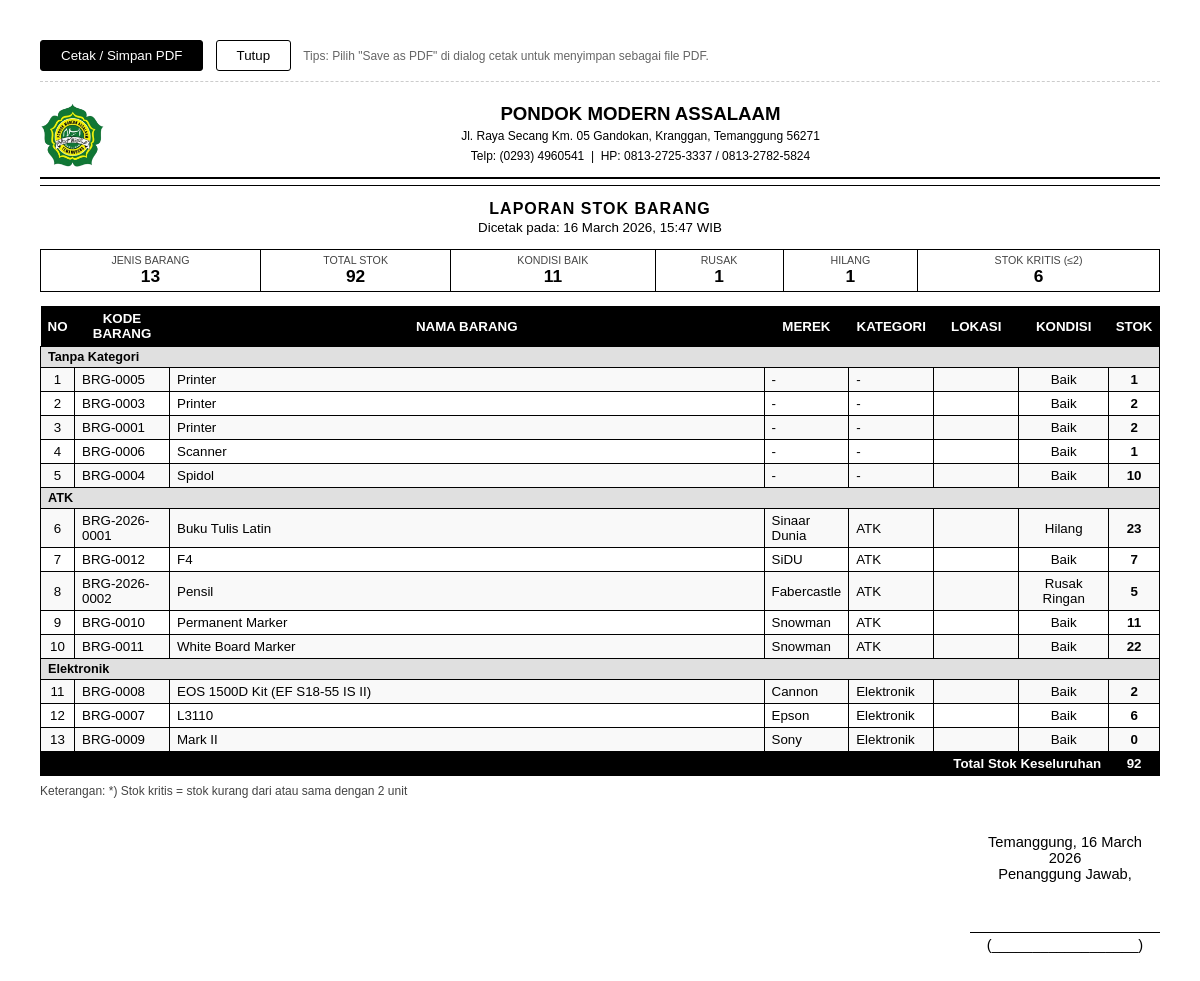
The page /process/lap_stok_barang.php on the database its author committed.
### tables this page shows
CREATE TABLE `barang` (
  `idbarang` int NOT NULL,
  `kode_barang` varchar(50) NOT NULL,
  `merek_id` int NOT NULL,
  `kategori_id` int NOT NULL,
  `nama_barang` varchar(128) NOT NULL,
  `keterangan` varchar(256) NOT NULL,
  `stok` int NOT NULL,
  `kondisi` enum('Baik','Rusak Ringan','Rusak Berat','Hilang') NOT NULL DEFAULT 'Baik',
  `jenis` enum('Habis Pakai','Tidak Habis Pakai') NOT NULL DEFAULT 'Tidak Habis Pakai',
  `lokasi` varchar(100) NOT NULL DEFAULT ''
);

CREATE TABLE `kategori` (
  `idkategori` int NOT NULL,
  `nama_kategori` varchar(128) NOT NULL,
  `keterangan` varchar(256) NOT NULL
);

CREATE TABLE `merek` (
  `idmerek` int NOT NULL,
  `nama_merek` varchar(128) DEFAULT NULL,
  `keterangan` varchar(256) NOT NULL
);

### process/lap_stok_barang.php (the view, shortened to what this page needs)
<?php
include('../config/function.php');
$where = "WHERE 1=1";
$query = mysqli_query($con,
    "SELECT x.*, x1.nama_merek, x2.nama_kategori
     FROM barang x
     LEFT JOIN merek x1 ON x1.idmerek = x.merek_id
     LEFT JOIN kategori x2 ON x2.idkategori = x.kategori_id
     $where
     ORDER BY x2.nama_kategori ASC, x.nama_barang ASC"
) or die(mysqli_error($con));
$rows = [];
while ($row = mysqli_fetch_assoc($query)) {
    $rows[] = $row;
}
$totalJenis  = count($rows);
$totalStok   = array_sum(array_column($rows, 'stok'));
$totalBaik   = count(array_filter($rows, fn($r) => ($r['kondisi'] ?? 'Baik') === 'Baik'));
$totalRusak  = count(array_filter($rows, fn($r) => in_array($r['kondisi'] ?? '', ['Rusak Ringan','Rusak Berat'])));
$totalHilang = count(array_filter($rows, fn($r) => ($r['kondisi'] ?? '') === 'Hilang'));
$totalKritis = count(array_filter($rows, fn($r) => $r['stok'] <= 2));
?>
<!DOCTYPE html>
<html lang="id">
<head>
</head>
<body>
    <div class="aksi">
        <button class="btn-print" onclick="window.print()">Cetak / Simpan PDF</button>
        <button onclick="window.close()">Tutup</button>
        <small>Tips: Pilih "Save as PDF" di dialog cetak untuk menyimpan sebagai file PDF.</small>
    </div>
    <div class="header">
        <img src="../assets/img/icon.png" alt="Logo">
        <div class="header-teks">
            <div class="institusi">Pondok Modern Assalaam</div>
            <div class="alamat">
                Jl. Raya Secang Km. 05 Gandokan, Kranggan, Temanggung 56271<br>
                Telp: (0293) 4960541 &nbsp;|&nbsp; HP: 0813-2725-3337 / 0813-2782-5824
            </div>
        </div>
    </div>
    <div class="garis-bawah-header"></div>
    <div class="judul">
        <h2>Laporan Stok Barang</h2>
        <div class="sub">
            Dicetak pada: <?= date('d F Y, H:i') ?> WIB
        </div>
    </div>
    <table class="ringkasan">
        <tr>
            <td>
                <span class="label">Jenis Barang</span>
                <span class="nilai"><?= $totalJenis ?></span>
            </td>
            <td>
                <span class="label">Total Stok</span>
                <span class="nilai"><?= $totalStok ?></span>
            </td>
            <td>
                <span class="label">Kondisi Baik</span>
                <span class="nilai"><?= $totalBaik ?></span>
            </td>
            <td>
                <span class="label">Rusak</span>
                <span class="nilai"><?= $totalRusak ?></span>
            </td>
            <td>
                <span class="label">Hilang</span>
                <span class="nilai"><?= $totalHilang ?></span>
            </td>
            <td>
                <span class="label">Stok Kritis (≤2)</span>
                <span class="nilai"><?= $totalKritis ?></span>
            </td>
        </tr>
    </table>
    <table class="data">
        <thead>
            <tr>
                <th width="25">NO</th>
                <th width="95">KODE BARANG</th>
                <th>NAMA BARANG</th>
                <th width="80">MEREK</th>
                <th width="85">KATEGORI</th>
                <th width="85">LOKASI</th>
                <th width="90">KONDISI</th>
                <th width="40">STOK</th>
            </tr>
        </thead>
        <tbody>
        <?php
        $n = 1;
        $kategoriAktif = '';
        foreach ($rows as $row):
            if ($row['nama_kategori'] !== $kategoriAktif):
                $kategoriAktif = $row['nama_kategori'];
        ?>
            <tr>
                <td colspan="8" class="row-kategori">
                    <?= htmlspecialchars($kategoriAktif ?: 'Tanpa Kategori') ?>
                </td>
            </tr>
        <?php endif;
            $kondisi  = $row['kondisi'] ?? 'Baik';
            $rowClass = '';
        ?>
            <tr <?= $rowClass ?>>
                <td align="center"><?= $n++ ?></td>
                <td><?= htmlspecialchars($row['kode_barang'] ?? '-') ?></td>
                <td><?= htmlspecialchars($row['nama_barang']) ?></td>
                <td><?= htmlspecialchars($row['nama_merek'] ?? '-') ?></td>
                <td><?= htmlspecialchars($row['nama_kategori'] ?? '-') ?></td>
                <td><?= htmlspecialchars($row['lokasi'] ?? '-') ?></td>
                <td align="center"><?= htmlspecialchars($kondisi) ?></td>
                <td align="center"><strong><?= $row['stok'] ?></strong></td>
            </tr>
        <?php endforeach; ?>
        </tbody>
        <tr class="row-total">
            <td colspan="7" align="right">Total Stok Keseluruhan</td>
            <td align="center"><?= $totalStok ?></td>
        </tr>
    </table>
    <div class="keterangan">
        Keterangan:
        <span>*) Stok kritis = stok kurang dari atau sama dengan 2 unit</span>
    </div>
    <div class="ttd">
        <div class="ttd-box">
            <div>Temanggung, <?= date('d F Y') ?></div>
            <div>Penanggung Jawab,</div>
            <div class="garis"></div>
            <div>(__________________)</div>
        </div>
    </div>
</body>
</html>

### process/lap_stok_barang.php (style rules this page uses)
* { margin: 0; padding: 0; box-sizing: border-box; }
body { font-family: Arial, sans-serif; font-size: 11pt; color: #000; background: #fff; padding: 30px 40px; }
.header { display: flex; align-items: center; padding-bottom: 10px; border-bottom: 2px solid #000; margin-bottom: 6px; }
.header img { width: 65px; height: 65px; object-fit: contain; margin-right: 16px; }
.header-teks { flex: 1; text-align: center; }
.header-teks .institusi { font-size: 14pt; font-weight: bold; text-transform: uppercase; }
.header-teks .alamat { font-size: 9pt; margin-top: 2px; line-height: 1.6; }
.garis-bawah-header { border-bottom: 1px solid #000; margin-bottom: 14px; }
.judul { text-align: center; margin-bottom: 14px; }
.judul h2 { font-size: 12pt; font-weight: bold; text-transform: uppercase; letter-spacing: 1px; }
.judul .sub { font-size: 10pt; margin-top: 2px; }
.ringkasan { width: 100%; border-collapse: collapse; margin-bottom: 14px; font-size: 10pt; }
.ringkasan td { border: 1px solid #000; padding: 4px 10px; text-align: center; }
.ringkasan .label { font-size: 8pt; text-transform: uppercase; display: block; color: #444; }
.ringkasan .nilai { font-size: 13pt; font-weight: bold; }
table.data { width: 100%; border-collapse: collapse; font-size: 10pt; }
table.data th { background-color: #000; color: #fff; padding: 5px 7px; text-align: center; font-weight: bold; }
table.data td { border: 1px solid #000; padding: 4px 7px; vertical-align: middle; }
table.data .row-kategori { background-color: #e0e0e0; font-weight: bold; font-size: 9.5pt; padding: 3px 7px; }
table.data tbody tr:nth-child(even) td { background-color: #f9f9f9; }
table.data .row-total td { background-color: #000; color: #fff; font-weight: bold; }
.keterangan { margin-top: 8px; font-size: 9pt; color: #444; }
.keterangan span { margin-right: 16px; }
.ttd { margin-top: 36px; display: flex; justify-content: flex-end; }
.ttd-box { text-align: center; width: 190px; }
.ttd-box .garis { margin: 50px auto 4px; border-bottom: 1px solid #000; }
.aksi { margin-bottom: 20px; padding: 10px 0; border-bottom: 1px dashed #ccc; }
.aksi button { padding: 7px 20px; font-size: 10pt; border: 1px solid #000; background: #fff; cursor: pointer; border-radius: 3px; margin-right: 8px; }
.aksi .btn-print { background: #000; color: #fff; }
.aksi small { color: #666; font-size: 9pt; }

### rows shown on the page
barang: kategoriAktif "Tanpa Kategori", kode_barang "BRG-0005", nama_barang "Printer", nama_merek "-", nama_kategori "-", kondisi "Baik", stok "1"
barang: kode_barang "BRG-0003", nama_barang "Printer", nama_merek "-", nama_kategori "-", kondisi "Baik", stok "2"
barang: kode_barang "BRG-0001", nama_barang "Printer", nama_merek "-", nama_kategori "-", kondisi "Baik", stok "2"
barang: kode_barang "BRG-0006", nama_barang "Scanner", nama_merek "-", nama_kategori "-", kondisi "Baik", stok "1"
barang: kode_barang "BRG-0004", nama_barang "Spidol", nama_merek "-", nama_kategori "-", kondisi "Baik", stok "10"
barang: kategori.nama_kategori "ATK", kode_barang "BRG-2026-0001", nama_barang "Buku Tulis Latin", merek.nama_merek "Sinaar Dunia", kondisi "Hilang", stok "23"
barang: kode_barang "BRG-0012", nama_barang "F4", merek.nama_merek "SiDU", kategori.nama_kategori "ATK", kondisi "Baik", stok "7"
barang: kode_barang "BRG-2026-0002", nama_barang "Pensil", merek.nama_merek "Fabercastle", kategori.nama_kategori "ATK", kondisi "Rusak Ringan", stok "5"
barang: kode_barang "BRG-0010", nama_barang "Permanent Marker", merek.nama_merek "Snowman", kategori.nama_kategori "ATK", kondisi "Baik", stok "11"
barang: kode_barang "BRG-0011", nama_barang "White Board Marker", merek.nama_merek "Snowman", kategori.nama_kategori "ATK", kondisi "Baik", stok "22"
barang: kategori.nama_kategori "Elektronik", kode_barang "BRG-0008", nama_barang "EOS 1500D Kit (EF S18-55 IS II)", merek.nama_merek "Cannon", kondisi "Baik", stok "2"
barang: kode_barang "BRG-0007", nama_barang "L3110", merek.nama_merek "Epson", kategori.nama_kategori "Elektronik", kondisi "Baik", stok "6"
barang: kode_barang "BRG-0009", nama_barang "Mark II", merek.nama_merek "Sony", kategori.nama_kategori "Elektronik", kondisi "Baik", stok "0"

### other values the page prints
$totalJenis "13"
$totalStok "92"
$totalBaik "11"
$totalRusak "1"
$totalHilang "1"
$totalKritis "6"
